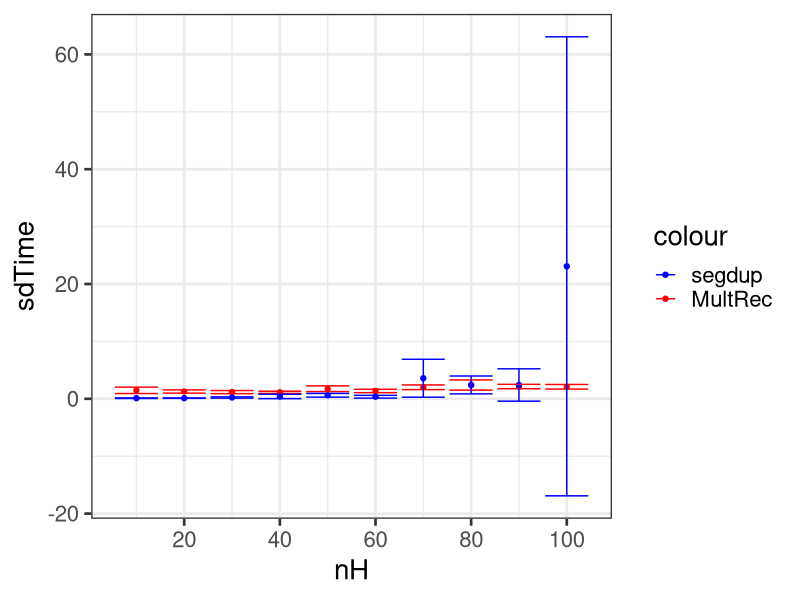
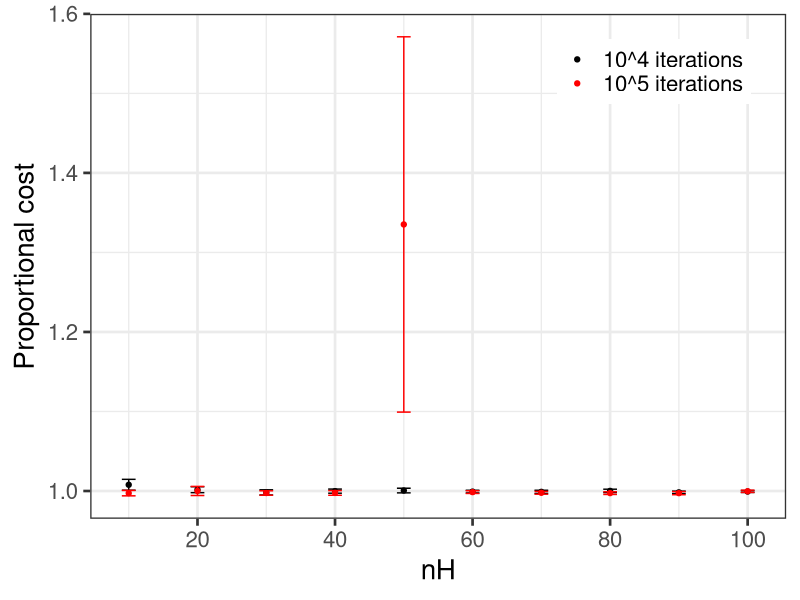
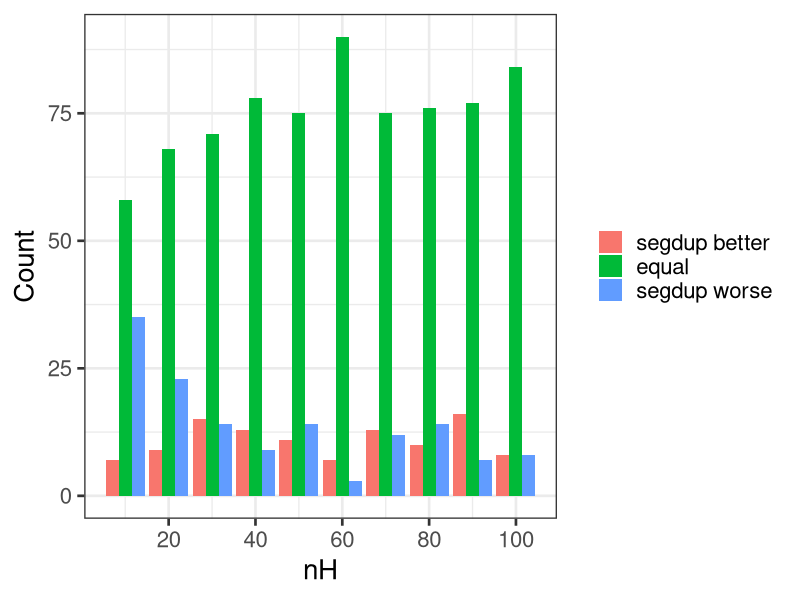
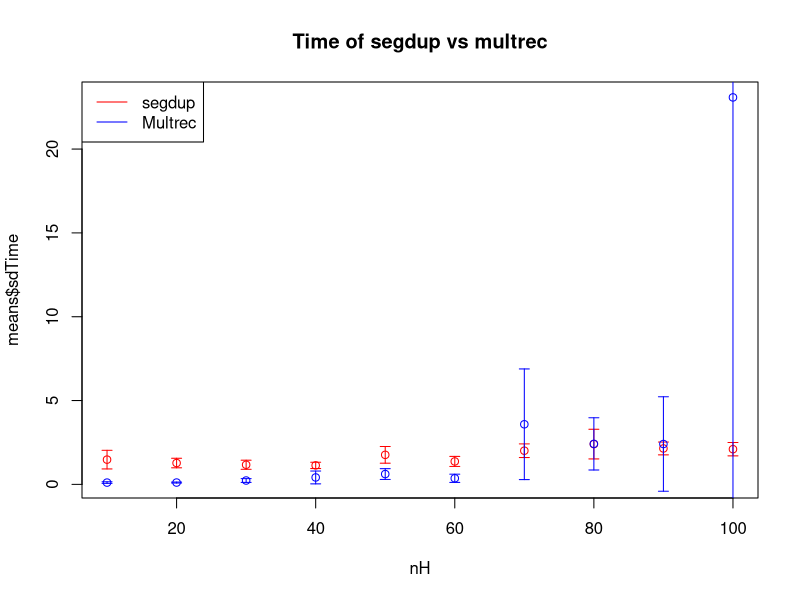
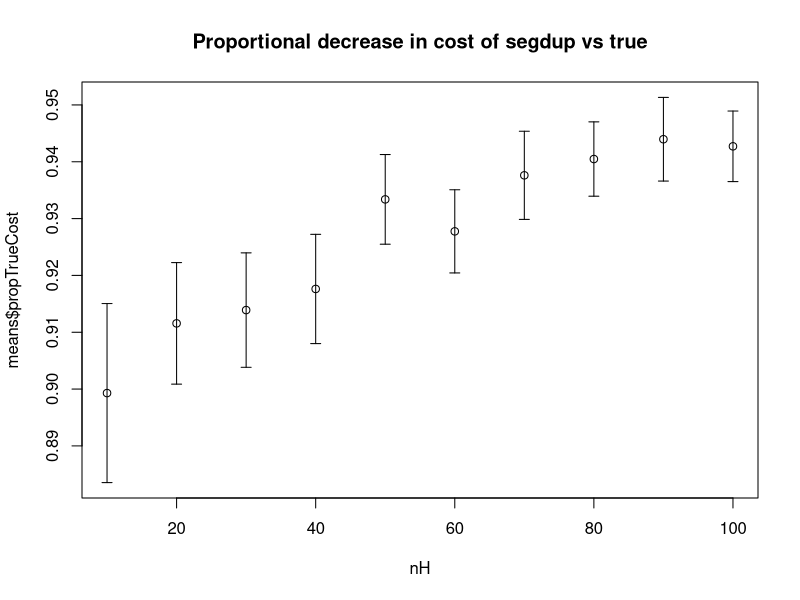
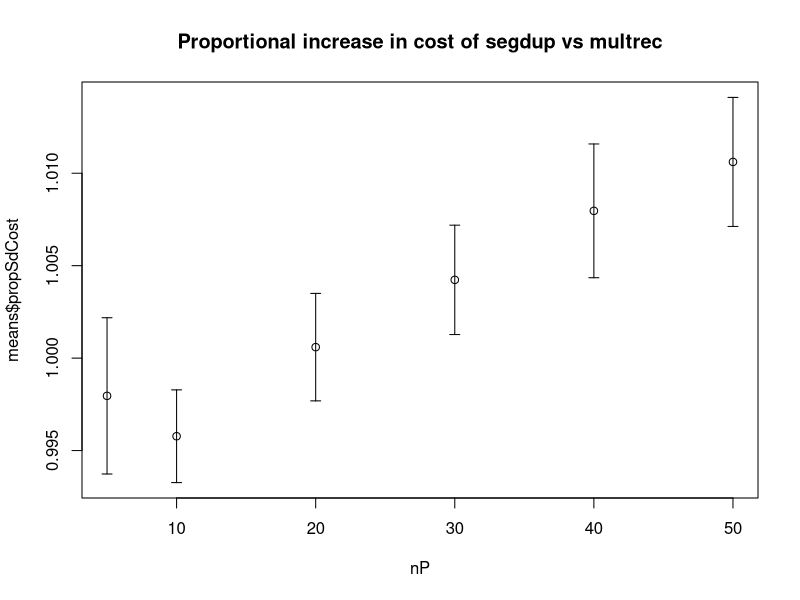

Reproduce these figures in R, in order. (Note: this script raises an error after producing the figures.)
library(ggplot2)
library(reshape2)
theme_set(theme_bw(base_size=20))

#system("python3 process.py")
dat <- read.csv("allresults.csv", header=T)
datlong <- read.csv("allresults-long.csv", header=T)

#default values (change nP to 20)
nH <- 50
nP <- 20
rB <- 2
pJ <- 0.5

d <- 10
l <- 1
dat$trueCost <- d*dat$nAllDupEvents+l*dat$nLineageSort

dat$propSdCost <- dat$cost/dat$mrCost
dat$propTrueCost <- dat$cost/dat$trueCost

dat$sdBetter <- dat$cost < dat$mrCost
dat$same <- dat$cost == dat$mrCost
dat$mrBetter <- dat$mrCost < dat$cost

datlong$trueCost <- d*datlong$nAllDupEvents+l*datlong$nLineageSort

datlong$propSdCost <- datlong$cost/datlong$mrCost
datlong$propTrueCost <- datlong$cost/datlong$trueCost

datlong$sdBetter <- datlong$cost < datlong$mrCost
datlong$same <- datlong$cost == datlong$mrCost
datlong$mrBetter <- datlong$mrCost < datlong$cost


#varying nH
nHdat <- dat[dat$nP==nP & dat$rB==rB & dat$pJ == pJ,]
nHdatlong <- datlong[datlong$nP==nP & datlong$rB==rB & datlong$pJ == pJ,]

totals <- aggregate(nHdat, by = list(nHdat$nH), FUN = sum)
means <- aggregate(nHdat, by = list(nHdat$nH), FUN = mean)
sds <- aggregate(nHdat, by = list(nHdat$nH), FUN = sd)/10

ltotals <- aggregate(nHdatlong, by = list(nHdatlong$nH), FUN = sum)
lmeans <- aggregate(nHdatlong, by = list(nHdatlong$nH), FUN = mean)
lsds <- aggregate(nHdatlong, by = list(nHdatlong$nH), FUN = sd)/10

#compare cost to Multrec - proportional increase
#pdf("figures/nH-sdvmr-cost-long.pdf")
#plot(means$nH, means$propSdCost, main="Proportional increase in cost of segdup vs multrec", xlab="nH", ylim=c(min(means$propSdCost-2*sds$propSdCost),max(means$propSdCost+2*sds$propSdCost)))
#arrows(means$nH, means$propSdCost-2*sds$propSdCost, means$nH, means$propSdCost+2*sds$propSdCost, length=0.05, angle=90, code=3)
#dev.off()

pdf("figures/nH-sdvmr-cost-both.pdf")
ggplot(data=means) + geom_point(aes(nH,propSdCost,col="black")) +
	geom_errorbar(aes(nH,ymin=propSdCost-2*sds$propSdCost,ymax=propSdCost+2*sds$propSdCost),width=2) + 
	geom_point(aes(nH,lmeans$propSdCost,col="red")) +
	geom_errorbar(aes(nH,ymin=lmeans$propSdCost-2*lsds$propSdCost,ymax=lmeans$propSdCost+2*lsds$propSdCost),col="red",width=2) + 
	scale_x_continuous(breaks=seq(0,100,by=20)) +
	scale_colour_manual(values = c('black','red'), labels = c('10^4 iterations','10^5 iterations')) +
	theme(legend.title=element_blank(), legend.position = c(.95, .95), legend.justification = c("right", "top"), legend.box.just = "right", legend.margin = margin(6, 6, 6, 6)) +
	xlab("nH") + ylab("Proportional cost")
dev.off()

#compare cost to Multrec - counts
#pdf("figures/nH-sdvmr-counts-long.pdf")
#barplot(t(as.matrix(totals[,c("sdBetter","same","mrBetter")])), names.arg=means$nH, beside=T, col=c("red","green","blue"), main="Counts where segdup is better/equal/worse than multrec", xlab="nH")
#legend("topright", legend=c("segdup better","equal","segdup worse"), fill=c("red","green","blue"))
#dev.off()

tm <- melt(totals[,c("nH","sdBetter","same","mrBetter")], id.vars=1)
pdf("figures/nH-sdvmr-counts-long.pdf")
ggplot(data=tm) + geom_bar(aes(nH/100,value, fill=variable), position="dodge", stat="identity") +
	scale_fill_discrete(labels=c('segdup better','equal','segdup worse')) +
	theme(legend.title=element_blank()) +
	scale_x_continuous(breaks=seq(0,100,by=20)) +
	xlab("nH") + ylab("Count")
dev.off()

#compare time to Multrec
pdf("figures/nH-sdvmr-time-long.pdf")
plot(means$nH, means$sdTime, col="red", main="Time of segdup vs multrec", xlab="nH", ylim=c(min(means$sdTime-2*sds$sdTime,means$mrTime),max(means$sdTime+2*sds$sdTime,means$mrTime)))
arrows(means$nH, means$sdTime-2*sds$sdTime, means$nH, means$sdTime+2*sds$sdTime, length=0.05, angle=90, code=3, col="red")
points(means$nH, means$mrTime, col="blue")
arrows(means$nH, means$mrTime-2*sds$mrTime, means$nH, means$mrTime+2*sds$mrTime, length=0.05, angle=90, code=3, col="blue")
legend("topleft", legend=c("segdup","Multrec"), col=c("red","blue"), lty=1)
dev.off()

ggplot(data=means) + geom_point(aes(nH,sdTime,col="red")) + geom_point(aes(nH,mrTime,col="blue")) +
	geom_errorbar(aes(nH,ymin=sdTime-2*sds$sdTime,ymax=sdTime+2*sds$sdTime,col="red")) + 
	geom_errorbar(aes(nH,ymin=mrTime-2*sds$mrTime,ymax=mrTime+2*sds$mrTime,col="blue")) + 
	scale_x_continuous(breaks=seq(0,100,by=20)) +
	scale_colour_manual(values = c('red'='red','blue'='blue'), labels = c('segdup','MultRec'))
	theme(legend.title=element_blank(), legend.position = c(0.05,0.95), legend.justification = c("left", "top"), legend.box.just = "right", legend.margin = margin(6, 6, 6, 6)) + 
	xlab("nH") + ylab("Time (s)")


#compare cost to true reconciliation
pdf("figures/nH-sdvtr-cost-long.pdf")
plot(means$nH, means$propTrueCost, main="Proportional decrease in cost of segdup vs true", xlab="nH", ylim=c(min(means$propTrueCost-2*sds$propTrueCost),max(means$propTrueCost+2*sds$propTrueCost)))
arrows(means$nH, means$propTrueCost-2*sds$propTrueCost, means$nH, means$propTrueCost+2*sds$propTrueCost, length=0.05, angle=90, code=3)
dev.off()


#varying nP
nPdat <- dat[dat$nH==nH & dat$rB==rB & dat$pJ == pJ,]
nPdatlong <- datlong[datlong$nH==nH & datlong$rB==rB & datlong$pJ == pJ,]

totals <- aggregate(nPdat, by = list(nPdat$nP), FUN = sum)
means <- aggregate(nPdat, by = list(nPdat$nP), FUN = mean)
sds <- aggregate(nPdat, by = list(nPdat$nP), FUN = sd)/10

ltotals <- aggregate(nPdatlong, by = list(nPdatlong$nP), FUN = sum)
lmeans <- aggregate(nPdatlong, by = list(nPdatlong$nP), FUN = mean)
lsds <- aggregate(nPdatlong, by = list(nPdatlong$nP), FUN = sd)/10

#compare cost to Multrec - proportional increase
pdf("figures/nP-sdvmr-cost-long.pdf")
plot(means$nP, means$propSdCost, main="Proportional increase in cost of segdup vs multrec", xlab="nP", ylim=c(min(means$propSdCost-2*sds$propSdCost),max(means$propSdCost+2*sds$propSdCost)))
arrows(means$nP, means$propSdCost-2*sds$propSdCost, means$nP, means$propSdCost+2*sds$propSdCost, length=0.05, angle=90, code=3)
dev.off()

pdf("figures/nP-sdvmr-cost-both.pdf")
ggplot(data=means) + geom_point(aes(nP,propSdCost,col="black")) +
	geom_errorbar(aes(nP,ymin=propSdCost-2*sds$propSdCost,ymax=propSdCost+2*sds$propSdCost),width=2) + 
	geom_point(aes(nP,lmeans$propSdCost,col="red")) +
	geom_errorbar(aes(nP,ymin=lmeans$propSdCost-2*lsds$propSdCost,ymax=lmeans$propSdCost+2*lsds$propSdCost),col="red",width=2) + 
	scale_x_continuous(breaks=seq(0,100,by=10)) +
	scale_colour_manual(values = c('black','red'), labels = c('10^4 iterations','10^5 iterations')) +
	theme(legend.title=element_blank(), legend.position = c(.05, .95), legend.justification = c("left", "top"), legend.box.just = "right", legend.margin = margin(6, 6, 6, 6)) +
	xlab("nP") + ylab("Proportional cost")
dev.off()

#compare cost to Multrec - counts
pdf("figures/nP-sdvmr-counts-long.pdf")

barplot(t(as.matrix(totals[,c("sdBetter","same","mrBetter")])), names.arg=means$nP, beside=F, col=c("red","green","blue"), main="Counts where segdup is better/equal/worse than multrec", xlab="nP")
legend("topright", legend=c("segdup better","equal","segdup worse"), fill=c("red","green","blue"))

dev.off()

pdf("figures/nP-sdvmr-counts-both.pdf")
barplot(t(as.matrix(cbind(totals[,c("sdBetter","mrBetter")],ltotals[,c("sdBetter","mrBetter")]))), names.arg=means$nP, beside=T, col=c("red","blue"), density = c(50,50,1000,1000), main="Counts where segdup is better/equal/worse than multrec", xlab="nP")
legend("topleft", legend=c("segdup better (10^4)","segdup worse (10^4)","segdup better (10^5)","segdup worse (10^5)"), fill=c("red","blue"), density= c(50,50,1000,1000))
dev.off()

#compare time to Multrec
pdf("figures/nP-sdvmr-time-both.pdf")
plot(means$nP, means$sdTime, main="Time of segdup vs multrec", xlab="nP", ylim=c(0,max(lmeans$sdTime+2*lsds$sdTime,lmeans$mrTime)))
arrows(means$nP, means$sdTime-2*sds$sdTime, means$nP, means$sdTime+2*sds$sdTime, length=0.05, angle=90, code=3)
points(lmeans$nP, lmeans$sdTime, col="red")
arrows(lmeans$nP, lmeans$sdTime-2*lsds$sdTime, lmeans$nP, lmeans$sdTime+2*lsds$sdTime, length=0.05, angle=90, code=3, col="red")
points(means$nP, means$mrTime, col="blue")
arrows(means$nP, means$mrTime-2*sds$mrTime, means$nP, means$mrTime+2*sds$mrTime, length=0.05, angle=90, code=3, col="blue")
legend("topleft", legend=c("segdup (10^4)","segdup (10^5)","Multrec"), col=c("black","red","blue"), lty=1)
dev.off()

#compare cost to true reconciliation
pdf("figures/nP-sdvtr-cost-both.pdf")
plot(means$nP, means$propTrueCost, main="Proportional decrease in cost of segdup vs true", xlab="nP", ylim=c(min(lmeans$propTrueCost-2*lsds$propTrueCost),max(means$propTrueCost+2*sds$propTrueCost)))
arrows(means$nP, means$propTrueCost-2*sds$propTrueCost, means$nP, means$propTrueCost+2*sds$propTrueCost, length=0.05, angle=90, code=3)
points(lmeans$nP, lmeans$propTrueCost,col="red")
arrows(lmeans$nP, lmeans$propTrueCost-2*lsds$propTrueCost, lmeans$nP, lmeans$propTrueCost+2*lsds$propTrueCost, length=0.05, angle=90, code=3, col="red")
legend("topright", legend=c("segdup (10^4)","segdup (10^5)"), col=c("black","red"), lty=1)
dev.off()


#varying rB
rBdat <- dat[dat$nH==nH & dat$nP==nP & dat$pJ == pJ,]
rBdatlong <- datlong[datlong$nH==nH & datlong$nP==nP & datlong$pJ == pJ,]

totals <- aggregate(rBdat, by = list(rBdat$rB), FUN = sum)
means <- aggregate(rBdat, by = list(rBdat$rB), FUN = mean)
sds <- aggregate(rBdat, by = list(rBdat$rB), FUN = sd)/10

ltotals <- aggregate(rBdatlong, by = list(rBdatlong$rB), FUN = sum)
lmeans <- aggregate(rBdatlong, by = list(rBdatlong$rB), FUN = mean)
lsds <- aggregate(rBdatlong, by = list(rBdatlong$rB), FUN = sd)/10

#compare cost to Multrec - proportional increase
pdf("figures/rB-sdvmr-cost-long.pdf")
plot(means$rB, means$propSdCost, main="Proportional increase in cost of segdup vs multrec", xlab="rB", ylim=c(min(means$propSdCost-2*sds$propSdCost),max(means$propSdCost+2*sds$propSdCost)))
arrows(means$rB, means$propSdCost-2*sds$propSdCost, means$rB, means$propSdCost+2*sds$propSdCost, length=0.05, angle=90, code=3)
dev.off()

pdf("figures/rB-sdvmr-cost-both.pdf")
plot(means$rB, means$propSdCost, main="Proportional increase in cost of segdup vs multrec", xlab="rB", ylim=c(min(lmeans$propSdCost-2*lsds$propSdCost),max(means$propSdCost+2*sds$propSdCost)))
arrows(means$rB, means$propSdCost-2*sds$propSdCost, means$rB, means$propSdCost+2*sds$propSdCost, length=0.05, angle=90, code=3)
points(lmeans$rB, lmeans$propSdCost, col="red")
arrows(lmeans$rB, lmeans$propSdCost-2*lsds$propSdCost, lmeans$rB, lmeans$propSdCost+2*lsds$propSdCost, length=0.05, angle=90, code=3, col="red")
legend("topleft", legend=c("segdup (10^4)","segdup (10^5)"), col=c("black","red"), lty=1)
dev.off()

#compare cost to Multrec - counts
pdf("figures/rB-sdvmr-counts-long.pdf")
barplot(t(as.matrix(totals[,c("sdBetter","same","mrBetter")])), names.arg=means$rB, beside=T, col=c("red","green","blue"), main="Counts where segdup is better/equal/worse than multrec", xlab="rB")
legend("topright", legend=c("segdup better","equal","segdup worse"), fill=c("red","green","blue"))
dev.off()

pdf("figures/rB-sdvmr-counts-both.pdf")
barplot(t(as.matrix(cbind(totals[1:4,c("sdBetter","mrBetter")],ltotals[,c("sdBetter","mrBetter")]))), names.arg=lmeans$rB, beside=T, col=c("red","blue"), density = c(50,50,1000,1000), main="Counts where segdup is better/equal/worse than multrec", xlab="rB")
legend("topleft", legend=c("segdup better (10^4)","segdup worse (10^4)","segdup better (10^5)","segdup worse (10^5)"), fill=c("red","blue"), density= c(50,50,1000,1000))
dev.off()

#compare time to Multrec
pdf("figures/rB-sdvmr-time-long.pdf")
plot(means$rB, means$sdTime, col="red", main="Time of segdup vs multrec", xlab="rB", ylim=c(min(means$sdTime-2*sds$sdTime,means$mrTime),max(means$sdTime+2*sds$sdTime,means$mrTime)))
arrows(means$rB, means$sdTime-2*sds$sdTime, means$rB, means$sdTime+2*sds$sdTime, length=0.05, angle=90, code=3, col="red")
points(means$rB, means$mrTime, col="blue")
arrows(means$rB, means$mrTime-2*sds$mrTime, means$rB, means$mrTime+2*sds$mrTime, length=0.05, angle=90, code=3, col="blue")
legend("topleft", legend=c("segdup","Multrec"), col=c("red","blue"), lty=1)
dev.off()

pdf("figures/rB-sdvmr-time-both.pdf")
plot(means$rB, means$sdTime, main="Time of segdup vs multrec", xlab="rB", ylim=c(0,max(lmeans$sdTime+2*lsds$sdTime,means$mrTime)))
arrows(means$rB, means$sdTime-2*sds$sdTime, means$rB, means$sdTime+2*sds$sdTime, length=0.05, angle=90, code=3)
points(lmeans$rB, lmeans$sdTime, col="red")
arrows(lmeans$rB, lmeans$sdTime-2*lsds$sdTime, lmeans$rB, lmeans$sdTime+2*lsds$sdTime, length=0.05, angle=90, code=3, col="red")
points(means$rB, means$mrTime, col="blue")
arrows(means$rB, means$mrTime-2*sds$mrTime, means$rB, means$mrTime+2*sds$mrTime, length=0.05, angle=90, code=3, col="blue")
legend("topleft", legend=c("segdup (10^4)","segdup (10^5)","Multrec"), col=c("black","red","blue"), lty=1)
dev.off()

#compare cost to true reconciliation
pdf("figures/rB-sdvtr-cost-long.pdf")
plot(means$rB, means$propTrueCost, main="Proportional decrease in cost of segdup vs true", xlab="rB", ylim=c(min(means$propTrueCost-2*sds$propTrueCost),max(means$propTrueCost+2*sds$propTrueCost)))
arrows(means$rB, means$propTrueCost-2*sds$propTrueCost, means$rB, means$propTrueCost+2*sds$propTrueCost, length=0.05, angle=90, code=3)
dev.off()

pdf("figures/rB-sdvtr-cost-both.pdf")
plot(means$rB, means$propTrueCost, main="Proportional decrease in cost of segdup vs true", xlab="rB", ylim=c(min(lmeans$propTrueCost-2*lsds$propTrueCost),max(means$propTrueCost+2*sds$propTrueCost)))
arrows(means$rB, means$propTrueCost-2*sds$propTrueCost, means$rB, means$propTrueCost+2*sds$propTrueCost, length=0.05, angle=90, code=3)
points(lmeans$rB, lmeans$propTrueCost,col="red")
arrows(lmeans$rB, lmeans$propTrueCost-2*lsds$propTrueCost, lmeans$rB, lmeans$propTrueCost+2*lsds$propTrueCost, length=0.05, angle=90, code=3, col="red")
legend("topleft", legend=c("segdup (10^4)","segdup (10^5)"), col=c("black","red"), lty=1)
dev.off()


#varying pJ
pJdat <- dat[dat$nH == nH & dat$nP==nP & dat$rB==rB,]

totals <- aggregate(pJdat, by = list(pJdat$pJ), FUN = sum)
means <- aggregate(pJdat, by = list(pJdat$pJ), FUN = mean)
sds <- aggregate(pJdat, by = list(pJdat$pJ), FUN = sd)/10

#compare cost to Multrec - proportional increase
pdf("figures/pJ-sdvmr-cost-long.pdf")
plot(means$pJ, means$propSdCost, main="Proportional increase in cost of segdup vs multrec", xlab="pJ", ylim=c(min(means$propSdCost-2*sds$propSdCost),max(means$propSdCost+2*sds$propSdCost)))
arrows(means$pJ, means$propSdCost-2*sds$propSdCost, means$pJ, means$propSdCost+2*sds$propSdCost, length=0.05, angle=90, code=3)
dev.off()

#compare cost to Multrec - counts
pdf("figures/pJ-sdvmr-counts-long.pdf")
barplot(t(as.matrix(totals[,c("sdBetter","same","mrBetter")])), names.arg=means$pJ, beside=T, col=c("red","green","blue"), main="Counts where segdup is better/equal/worse than multrec", xlab="pJ")
legend("topright", legend=c("segdup better","equal","segdup worse"), fill=c("red","green","blue"))
dev.off()

#compare time to Multrec
pdf("figures/pJ-sdvmr-time-long.pdf")
plot(means$pJ, means$sdTime, col="red", main="Time of segdup vs multrec", xlab="pJ", ylim=c(min(means$sdTime-2*sds$sdTime,means$mrTime),max(means$sdTime+2*sds$sdTime,means$mrTime)))
arrows(means$pJ, means$sdTime-2*sds$sdTime, means$pJ, means$sdTime+2*sds$sdTime, length=0.05, angle=90, code=3, col="red")
points(means$pJ, means$mrTime, col="blue")
arrows(means$pJ, means$mrTime-2*sds$mrTime, means$pJ, means$mrTime+2*sds$mrTime, length=0.05, angle=90, code=3, col="blue")
legend("topleft", legend=c("segdup","Multrec"), col=c("red","blue"), lty=1)
dev.off()

#compare cost to true reconciliation
pdf("figures/pJ-sdvtr-cost-long.pdf")
plot(means$pJ, means$propTrueCost, main="Proportional decrease in cost of segdup vs true", xlab="pJ", ylim=c(min(means$propTrueCost-2*sds$propTrueCost),max(means$propTrueCost+2*sds$propTrueCost)))
arrows(means$pJ, means$propTrueCost-2*sds$propTrueCost, means$pJ, means$propTrueCost+2*sds$propTrueCost, length=0.05, angle=90, code=3)
dev.off()
